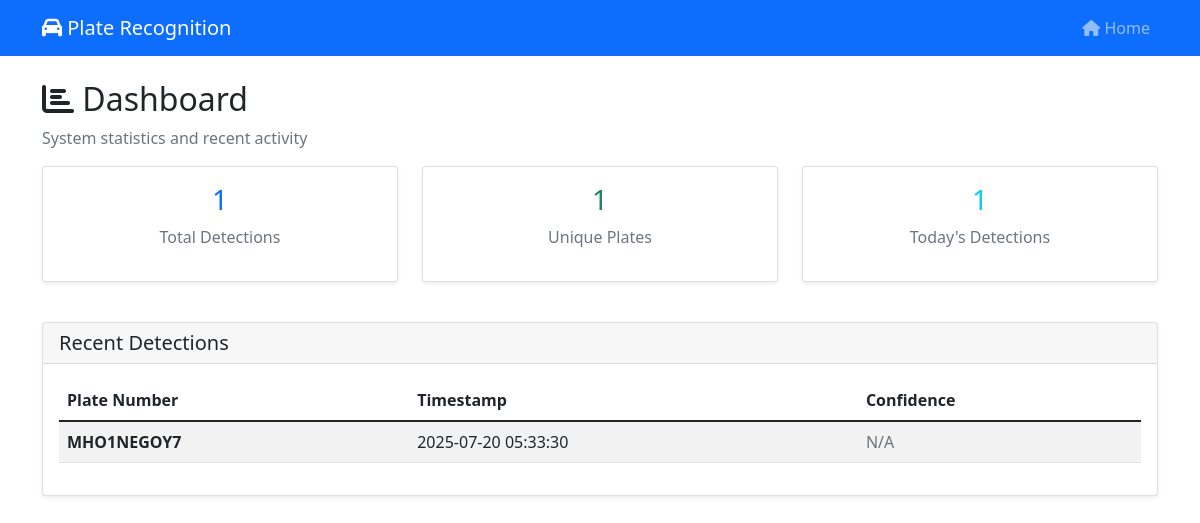
The app's page /dashboard, older data.
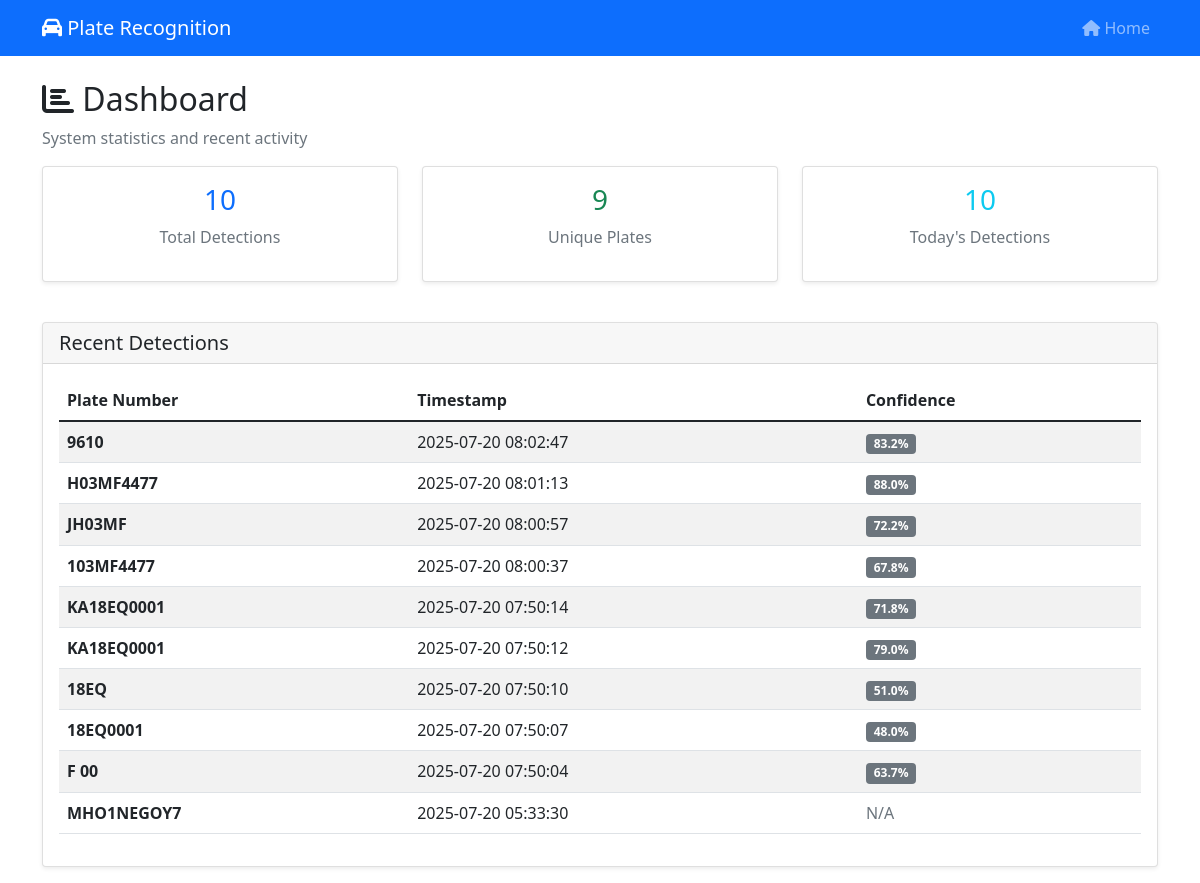
The same page, newer data.
### tables this page shows
CREATE TABLE detected_plates (
                id INTEGER PRIMARY KEY AUTOINCREMENT,
                plate_number TEXT NOT NULL,
                confidence_score REAL,
                timestamp DATETIME DEFAULT CURRENT_TIMESTAMP,
                image_path TEXT,
                vehicle_type TEXT,
                location TEXT,
                status TEXT DEFAULT 'detected'
            );

### app/web/routes.py (the view)
@main.route('/dashboard')
def dashboard():
    stats = db_manager.get_statistics()
    recent_plates = db_manager.get_recent_plates(50)
    return render_template('dashboard.html', stats=stats, recent_plates=recent_plates)

### app/models/database.py (called while the page is built)
    def get_connection(self):
        if not hasattr(self._local, 'connection'):
            self._local.connection = sqlite3.connect(str(self.db_path))
            self._local.connection.row_factory = sqlite3.Row
        return self._local.connection

    def get_recent_plates(self, limit=50):
        conn = self.get_connection()
        cursor = conn.cursor()
        cursor.execute('''
            SELECT * FROM detected_plates
            ORDER BY timestamp DESC
            LIMIT ?
        ''', (limit,))
        return cursor.fetchall()

### app/web/templates/dashboard.html (shortened to what this page needs)
{% extends "base.html" %}
{% block content %}
<div class="row">
    <div class="col-12">
        <h2><i class="fas fa-chart-bar"></i> Dashboard</h2>
        <p class="text-muted">System statistics and recent activity</p>
    </div>
</div>
<div class="row">
    <div class="col-md-4">
        <div class="card">
            <div class="card-body text-center">
                <h3 class="text-primary">{{ stats.total_plates or 0 }}</h3>
                <p class="text-muted">Total Detections</p>
            </div>
        </div>
    </div>
    <div class="col-md-4">
        <div class="card">
            <div class="card-body text-center">
                <h3 class="text-success">{{ stats.unique_plates or 0 }}</h3>
                <p class="text-muted">Unique Plates</p>
            </div>
        </div>
    </div>
    <div class="col-md-4">
        <div class="card">
            <div class="card-body text-center">
                <h3 class="text-info">{{ stats.today_detections or 0 }}</h3>
                <p class="text-muted">Today's Detections</p>
            </div>
        </div>
    </div>
</div>
<div class="row mt-4">
    <div class="col-12">
        <div class="card">
            <div class="card-header">
                <h5 class="mb-0">Recent Detections</h5>
            </div>
            <div class="card-body">
                {% if recent_plates %}
                    <div class="table-responsive">
                        <table class="table table-striped">
                            <thead>
                                <tr>
                                    <th>Plate Number</th>
                                    <th>Timestamp</th>
                                    <th>Confidence</th>
                                </tr>
                            </thead>
                            <tbody>
                                {% for plate in recent_plates %}
                                <tr>
                                    <td><strong>{{ plate.plate_number }}</strong></td>
                                    <td>{{ plate.timestamp }}</td>
                                    <td>
                                        {% if plate.confidence_score %}
                                            <span class="badge bg-secondary">{{ "%.1f"|format(plate.confidence_score) }}%</span>
                                        {% else %}
                                            <span class="text-muted">N/A</span>
                                        {% endif %}
                                    </td>
                                </tr>
                                {% endfor %}
                            </tbody>
                        </table>
                    </div>
                {% else %}
                    <p class="text-muted text-center">No plates detected yet</p>
                {% endif %}
            </div>
        </div>
    </div>
</div>
{% endblock %}

Row changes from the older to the newer data that the page shows:
added detected_plates: plate_number "9610", timestamp "2025-07-20 08:02:47", confidence_score "83.2"
added detected_plates: plate_number "H03MF4477", timestamp "2025-07-20 08:01:13", confidence_score "88.0"
added detected_plates: plate_number "JH03MF", timestamp "2025-07-20 08:00:57", confidence_score "72.2"
added detected_plates: plate_number "103MF4477", timestamp "2025-07-20 08:00:37", confidence_score "67.8"
added detected_plates: plate_number "KA18EQ0001", timestamp "2025-07-20 07:50:14", confidence_score "71.8"
added detected_plates: plate_number "KA18EQ0001", timestamp "2025-07-20 07:50:12", confidence_score "79.0"
added detected_plates: plate_number "18EQ", timestamp "2025-07-20 07:50:10", confidence_score "51.0"
added detected_plates: plate_number "18EQ0001", timestamp "2025-07-20 07:50:07", confidence_score "48.0"
added detected_plates: plate_number "F 00", timestamp "2025-07-20 07:50:04", confidence_score "63.7"
Text that changed along with them:
{{ stats.total_plates or 0 }}: "1" → "10"
{{ stats.unique_plates or 0 }}: "1" → "9"
{{ stats.today_detections or 0 }}: "1" → "10"
